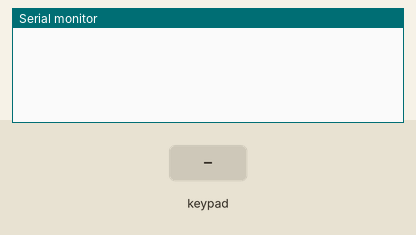
A sketch run on a simulated Arduino Uno, built with avr-gcc and run on an emulated ATmega328P. Shown: the last lines printed to the serial monitor. The test bench sets the inputs (shaded band).

Above: at 1.2 s.
1.3 s: keypad keys 1 2 3 4 pressed 0.4 s apart
At 3.2 s:
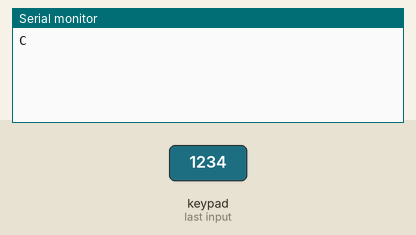
4.4 s: keypad keys 5 4 3 2 pressed 0.4 s apart
At 6.6 s:
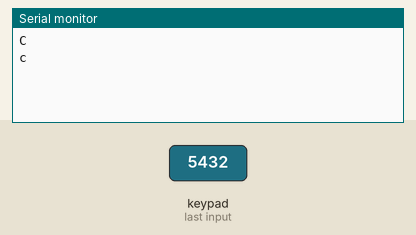

The sketch:

keypad.ino
```cpp
// Source: https://www.instructables.com/id/Connecting-a-4-x-4-Membrane-Keypad-to-an-Arduino/

#include <Keypad.h>
String incode = "";
String rigthcode = "1234";
const byte ROWS = 4; //four rows
const byte COLS = 4; //four columns
char keys[ROWS][COLS] = {
  {'1','2','3','A'},
  {'4','5','6','B'},
  {'7','8','9','C'},
  {'*','0','#','D'}
};

byte rowPins[ROWS] = {5, 4, 3, 2}; //connect to the row pinouts of the keypad
byte colPins[COLS] = {9, 8, 7, 6}; //connect to the column pinouts of the keypad

Keypad keypad = Keypad( makeKeymap(keys), rowPins, colPins, ROWS, COLS );

void setup(){
   Serial.begin(9600);
}

void loop(){
  //// READ KEYPAD ///////
  char key = keypad.getKey();

  if (key){
    incode += key;

  if(incode == "1234") { // check if right code
    Serial.println("C"); // For processing, C means success
    incode = ""; // reset incode
  }
  else if (incode.length() == 4){ // else if right length
    Serial.println("c"); // for processing, c means attempt, but not success
    incode = ""; // reset incode
  }
}
  delay(10);
}
```

Measured:
- after the input at 1.3 s, the serial monitor: prints a new line after 1.2 s (image 1)
- after the input at 4.4 s, the serial monitor: prints a new line after 1.2 s (image 2)
